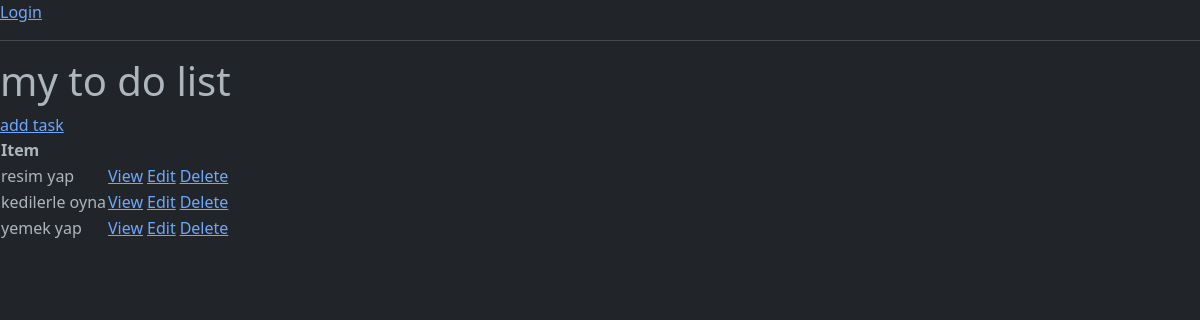
Before: / with the older database file.
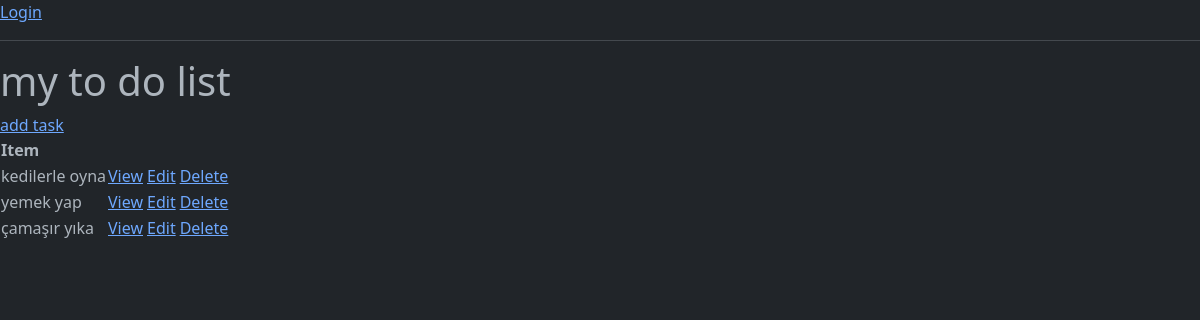
After: the same page with the newer database file.
### base/models.py (models this page shows, shortened)
class Task(models.Model):
    user = models.ForeignKey(User, on_delete=models.CASCADE, null=True, blank=True)
    title = models.CharField(max_length=200, null=True, blank=True)
    description = models.TextField(null=True, blank=True)
    complete = models.BooleanField(default=False)
    create = models.DateTimeField(auto_now_add=True)
    class Meta:
        ordering = ['complete']

### base/views.py (the view)
# urls.py: path('', TaskList.as_view(), name='tasks'),
class TaskList(ListView):
    model = Task
    context_object_name = 'tasks'

### base/templates/base/task_list.html (shortened to what this page needs)
<!doctype html>
<html lang="en" data-bs-theme="dark">
  <head>
    <link href="https://cdn.jsdelivr.net/npm/bootstrap@5.3.0/dist/css/bootstrap.min.css" rel="stylesheet">
  </head>
  <body>
    {% if request.user.is_authenticated %}
      <p>{{request.user}} </p>
      <a href="{% url 'logout' %}">Logout</a>
    {% else %}
      <a href="{% url 'login' %}">Login</a>
    {% endif %}
    <hr>
    <h1>my to do list</h1>
    <a href="{% url 'task-create' %}">add task</a>
    <table>
        <tr>
            <th>Item</th>
            <th></th>
            <th></th>
        </tr>
        {% for task in tasks %}
        <tr>
            <td>{{task.title}}</td>
            <td><a href="{% url 'task' task.id %}">View</a></td>
            <th></th>
            <td><a href="{% url 'task-update' task.id %}">Edit</a></td>
            <th></th>
            <td><a href="{% url 'task-delete' task.id %}">Delete</a></td>
          </tr>
        {% empty %}
        <h3>no items in list</h3>
        {% endfor %}
    </table>
  </body>
</html>

Changed rows visible on the page:
removed Task: title "resim yap"
added Task: title "çamaşır yıka"
